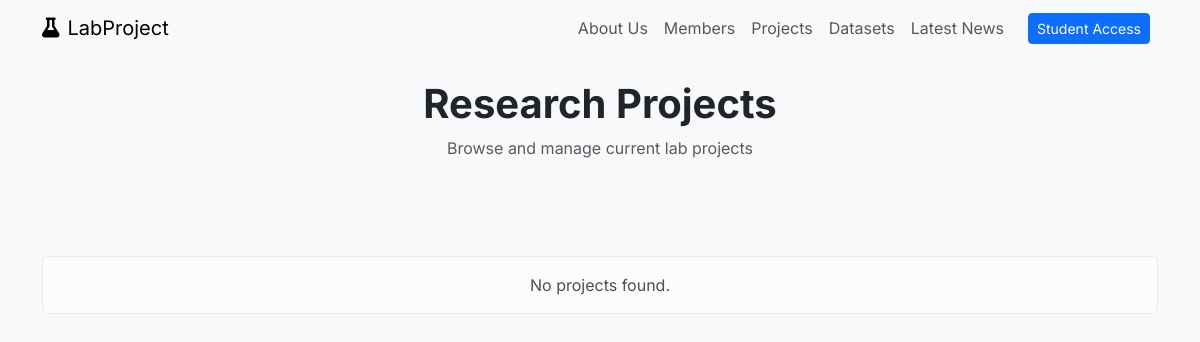
The page /explore/ on the database as committed earlier.
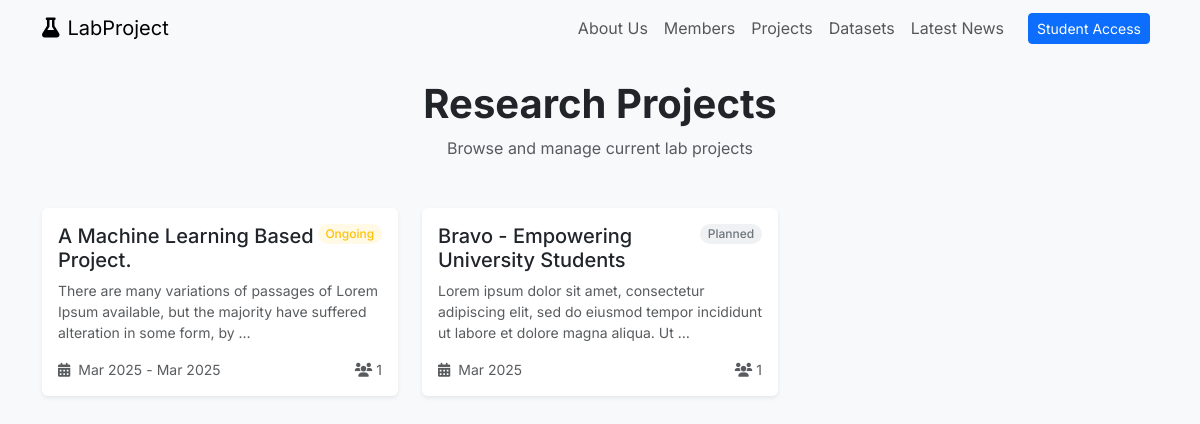
The same page on the database as committed later.
### base/models.py (models this page shows, shortened)
class Project(models.Model):
    title = models.CharField(max_length=100)
    description = models.TextField()
    students = models.ManyToManyField(Student, through=project_studnet, related_name="assigned_students")
    advisor = models.ForeignKey(Teacher, on_delete=models.CASCADE, related_name='project_advisor')
    project_picture = CloudinaryField("project-picture", folder="project-banner", blank=True, null=True)
    objectives = models.TextField(blank=True)
    hypothesis = models.TextField(blank=True)
    publication_link = models.URLField(blank=True)
    dataset_link = models.ForeignKey(Dataset, on_delete=models.CASCADE)
    github_link = models.URLField(blank=True)
    methodology = models.CharField(max_length=200, blank=True)
    tools_used = models.CharField(max_length=50, blank=True)
    created_at = models.DateTimeField(auto_now_add=True)
    project_file = CloudinaryField("project-file", folder="project-file",blank=True, null=True)
    STATUS_CHOICES = [
        ('planned', 'Planned'),
        ('ongoing', 'Ongoing'),
        ('completed', 'Completed'),
        ('cancelled', 'Cancelled'),
    ]
    status = models.CharField(max_length=20, choices=STATUS_CHOICES, default='planned')
    start_date = models.DateField(default=timezone.now)
    end_date = models.DateField(null=True, blank=True)

### base/views.py (the view)
# urls.py: path('explore/',views.explore, name="explore"),
def explore(request):
    projects = Project.objects.all().order_by('-id')
    context ={
        'projects':projects
    }
    return render(request, 'base/explore.html',context)

### base/templates/base/explore.html (shortened to what this page needs)
<!DOCTYPE html>
<html lang="en">
<head>
  <link href="https://cdn.jsdelivr.net/npm/bootstrap@5.3.3/dist/css/bootstrap.min.css" rel="stylesheet">
  <link href="https://cdnjs.cloudflare.com/ajax/libs/font-awesome/6.0.0/css/all.min.css" rel="stylesheet">
</head>
<body>
  <nav class="navbar navbar-expand-lg  bg-light stiky-top">
    <div class="container">
      <a class="navbar-brand" href="#">
        <i class="fas fa-flask me-2"></i>LabProject
      </a>
      <div class="collapse navbar-collapse" id="navbarNav">
        <ul class="navbar-nav ms-auto">
          <li class="nav-item">
            <a class="nav-link" href="/team">About Us</a>
          </li>
          <li class="nav-item">
            <a class="nav-link" href="/all-member">Members</a>
          </li>
          <li class="nav-item">
            <a class="nav-link" href="/explore">Projects</a>
          </li>
          <li class="nav-item">
            <a class="nav-link" href="/datasets">Datasets</a>
          </li>
          <li class="nav-item">
            <a class="nav-link" href="{% url 'latest_news' %}">Latest News</a>
          </li>
        </ul>
        {% if user.is_authenticated %}
        <ul class="navbar-nav ms-3">
          <li class="nav-item">
            <a class="btn btn-primary btn-sm" href="/dashboard">Dashboard</a>
          </li>
        </ul>
        {% else %}
        <ul class="navbar-nav ms-3">
          <li class="nav-item">
            <a class="btn btn-primary btn-sm me-2" href="/login">Student Access</a>
          </li>
        </ul>
        {% endif %}
      </div>
    </div>
  </nav>
  <main class="py-4">
    <div class="container">
      <div class="text-center mb-5">
        <h1 class="fw-bold mb-2">Research Projects</h1>
        <p class="text-muted">Browse and manage current lab projects</p>
      </div>
      <div class="row g-4">
        {% for project in projects %}
        <div class="col-md-6 col-lg-4">
          <a href="{% url 'project_detail' project.id %}" class="text-decoration-none">
            <div class="project-card card h-100 border-0 shadow-sm">
              <div class="card-body">
                <div class="d-flex justify-content-between align-items-start mb-2">
                  <h5 class="card-title mb-0">{{ project.title }}</h5>
                  <span class="badge rounded-pill status-badge
                    {% if project.status == 'completed' %}bg-success bg-opacity-10 text-success
                    {% elif project.status == 'ongoing' %}bg-warning bg-opacity-10 text-warning
                    {% elif project.status == 'cancelled' %}bg-danger bg-opacity-10 text-danger
                    {% else %}bg-secondary bg-opacity-10 text-secondary{% endif %}">
                    {{ project.get_status_display }}
                  </span>
                </div>
                <p class="card-text text-muted small mb-3">
                  {{ project.description|truncatewords:20 }}
                </p>
                <div class="d-flex justify-content-between align-items-center">
                  <div class="d-flex align-items-center">
                    <i class="fas fa-calendar-alt text-muted me-2 small"></i>
                    <span class="text-muted small">{{ project.start_date|date:"M Y" }}</span>
                    {% if project.end_date %}
                    <span class="text-muted small mx-1">-</span>
                    <span class="text-muted small">{{ project.end_date|date:"M Y" }}</span>
                    {% endif %}
                  </div>
                  <div class="d-flex align-items-center">
                    <i class="fas fa-users text-muted me-1 small"></i>
                    <span class="text-muted small">{{ project.students.count }}</span>
                  </div>
                </div>
              </div>
            </div>
          </a>
        </div>
        {% empty %}
        <div class="col-12 text-center py-5">
          <div class="alert alert-light">No projects found.</div>
        </div>
        {% endfor %}
      </div>
    </div>
  </main>
</body>
</html>

Rows that differ between the two databases and show on the page:
added Project: title "A Machine Learning Based Project.", status "Ongoing", description "There are many variations of passages of Lorem Ipsum available, but the majority have suffered alteration in some form, by …", start_date "Mar 2025", end_date "Mar 2025", students.count "1"
added Project: title "Bravo - Empowering University Students", status "Planned", description "Lorem ipsum dolor sit amet, consectetur adipiscing elit, sed do eiusmod tempor incididunt ut labore et dolore magna aliqua. Ut …", start_date "Mar 2025", students.count "1"
Other text that changed with them:
text no longer shown: "No projects found."
